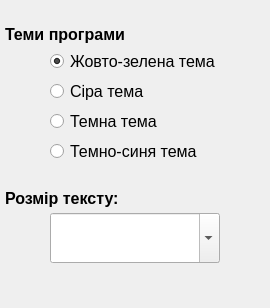
             <widget class="QWidget" name="tabInteface">
              <property name="enabled">
               <bool>true</bool>
              </property>
              <attribute name="title">
               <string>Інтерфейс</string>
              </attribute>
              <layout class="QVBoxLayout" name="verticalLayout_9">
               <property name="spacing">
                <number>5</number>
               </property>
               <property name="leftMargin">
                <number>5</number>
               </property>
               <property name="topMargin">
                <number>5</number>
               </property>
               <property name="rightMargin">
                <number>5</number>
               </property>
               <property name="bottomMargin">
                <number>5</number>
               </property>
               <item>
                <layout class="QGridLayout" name="gridLayout_24">
                 <item row="4" column="1">
                  <widget class="QRadioButton" name="radioButtonDark">
                   <property name="sizePolicy">
                    <sizepolicy hsizetype="Expanding" vsizetype="Preferred">
                     <horstretch>0</horstretch>
                     <verstretch>0</verstretch>
                    </sizepolicy>
                   </property>
                   <property name="font">
                    <font>
                     <pointsize>12</pointsize>
                     <italic>false</italic>
                     <bold>false</bold>
                    </font>
                   </property>
                   <property name="text">
                    <string>Темна тема</string>
                   </property>
                  </widget>
                 </item>
                 <item row="5" column="0">
                  <spacer name="horizontalSpacer_68">
                   <property name="orientation">
                    <enum>Qt::Horizontal</enum>
                   </property>
                   <property name="sizeType">
                    <enum>QSizePolicy::Fixed</enum>
                   </property>
                   <property name="sizeHint" stdset="0">
                    <size>
                     <width>40</width>
                     <height>20</height>
                    </size>
                   </property>
                  </spacer>
                 </item>
                 <item row="8" column="1" rowspan="2">
                  <widget class="QComboBox" name="comboBoxFontSize">
                   <property name="minimumSize">
                    <size>
                     <width>0</width>
                     <height>50</height>
                    </size>
                   </property>
                   <property name="font">
                    <font>
                     <pointsize>12</pointsize>
                     <italic>false</italic>
                     <bold>false</bold>
                    </font>
                   </property>
                   <property name="editable">
                    <bool>true</bool>
                   </property>
                   <property name="currentText">
                    <string/>
                   </property>
                   <property name="currentIndex">
                    <number>-1</number>
                   </property>
                   <property name="maxVisibleItems">
                    <number>4</number>
                   </property>
                   <property name="frame">
                    <bool>true</bool>
                   </property>
                   <item>
                    <property name="text">
                     <string>Малий</string>
                    </property>
                   </item>
                   <item>
                    <property name="text">
                     <string>Середній</string>
                    </property>
                   </item>
                   <item>
                    <property name="text">
                     <string>Великий</string>
                    </property>
                   </item>
                   <item>
                    <property name="text">
                     <string>Дуже великий</string>
                    </property>
                   </item>
                  </widget>
                 </item>
                 <item row="6" column="0" colspan="2">
                  <spacer name="verticalSpacer_35">
                   <property name="orientation">
                    <enum>Qt::Vertical</enum>
                   </property>
                   <property name="sizeType">
                    <enum>QSizePolicy::Fixed</enum>
                   </property>
                   <property name="sizeHint" stdset="0">
                    <size>
                     <width>20</width>
                     <height>20</height>
                    </size>
                   </property>
                  </spacer>
                 </item>
                 <item row="1" column="0" colspan="2">
                  <widget class="QLabel" name="label_18">
                   <property name="font">
                    <font>
                     <pointsize>12</pointsize>
                     <italic>false</italic>
                     <bold>true</bold>
                    </font>
                   </property>
                   <property name="text">
                    <string>Теми програми</string>
                   </property>
                  </widget>
                 </item>
                 <item row="3" column="1">
                  <widget class="QRadioButton" name="radioButtonGray">
                   <property name="sizePolicy">
                    <sizepolicy hsizetype="Expanding" vsizetype="Preferred">
                     <horstretch>0</horstretch>
                     <verstretch>0</verstretch>
                    </sizepolicy>
                   </property>
                   <property name="font">
                    <font>
                     <pointsize>12</pointsize>
                     <italic>false</italic>
                     <bold>false</bold>
                    </font>
                   </property>
                   <property name="text">
                    <string>Сіра тема</string>
                   </property>
                  </widget>
                 </item>
                 <item row="10" column="0" colspan="2">
                  <spacer name="verticalSpacer">
                   <property name="orientation">
                    <enum>Qt::Vertical</enum>
                   </property>
                   <property name="sizeHint" stdset="0">
                    <size>
                     <width>20</width>
                     <height>40</height>
                    </size>
                   </property>
                  </spacer>
                 </item>
                 <item row="2" column="1">
                  <widget class="QRadioButton" name="radioButtonThemeYellow">
                   <property name="enabled">
                    <bool>true</bool>
                   </property>
                   <property name="sizePolicy">
                    <sizepolicy hsizetype="Expanding" vsizetype="Preferred">
                     <horstretch>0</horstretch>
                     <verstretch>0</verstretch>
                    </sizepolicy>
                   </property>
                   <property name="font">
                    <font>
                     <pointsize>12</pointsize>
                     <italic>false</italic>
                     <bold>false</bold>
                    </font>
                   </property>
                   <property name="text">
                    <string>Жовто-зелена тема</string>
                   </property>
                   <property name="checked">
                    <bool>true</bool>
                   </property>
                  </widget>
                 </item>
                 <item row="7" column="0" colspan="2">
                  <widget class="QLabel" name="label_63">
                   <property name="font">
                    <font>
                     <pointsize>12</pointsize>
                     <italic>false</italic>
                     <bold>true</bold>
                    </font>
                   </property>
                   <property name="text">
                    <string>Розмір тексту: </string>
                   </property>
                  </widget>
                 </item>
                 <item row="5" column="1">
                  <widget class="QRadioButton" name="radioButtonDarkBlue">
                   <property name="sizePolicy">
                    <sizepolicy hsizetype="Expanding" vsizetype="Preferred">
                     <horstretch>0</horstretch>
                     <verstretch>0</verstretch>
                    </sizepolicy>
                   </property>
                   <property name="font">
                    <font>
                     <pointsize>12</pointsize>
                     <italic>false</italic>
                     <bold>false</bold>
                    </font>
                   </property>
                   <property name="text">
                    <string>Темно-синя тема</string>
                   </property>
                  </widget>
                 </item>
                 <item row="2" column="2">
                  <spacer name="horizontalSpacer_69">
                   <property name="orientation">
                    <enum>Qt::Horizontal</enum>
                   </property>
                   <property name="sizeHint" stdset="0">
                    <size>
                     <width>40</width>
                     <height>20</height>
                    </size>
                   </property>
                  </spacer>
                 </item>
                 <item row="0" column="0" colspan="3">
                  <spacer name="verticalSpacer_7">
                   <property name="orientation">
                    <enum>Qt::Vertical</enum>
                   </property>
                   <property name="sizeType">
                    <enum>QSizePolicy::Fixed</enum>
                   </property>
                   <property name="sizeHint" stdset="0">
                    <size>
                     <width>20</width>
                     <height>20</height>
                    </size>
                   </property>
                  </spacer>
                 </item>
                </layout>
               </item>
              </layout>
             </widget>
